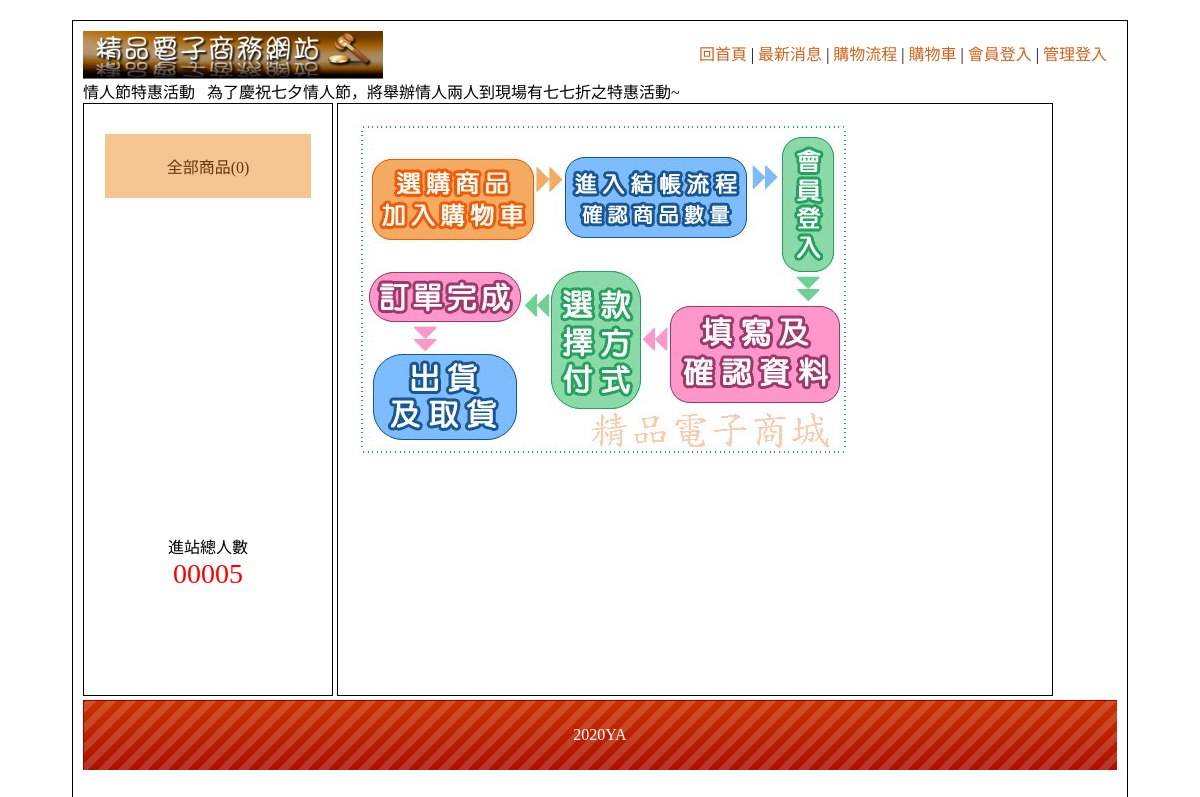
/?do=look, run on an earlier commit of the app's database.
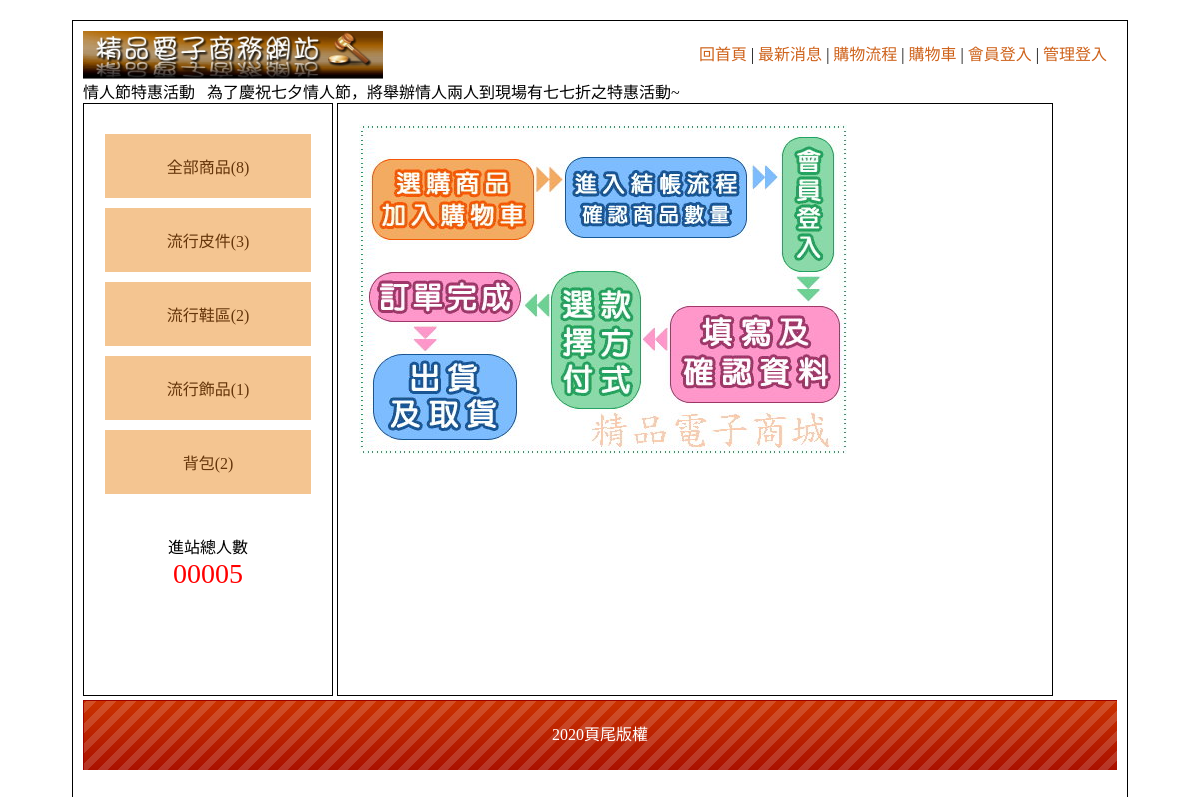
And on a later commit of the database.
### tables this page shows
CREATE TABLE `bottom` (
  `id` int(1) UNSIGNED NOT NULL,
  `bottom` text NOT NULL
);

CREATE TABLE `type` (
  `id` int(10) UNSIGNED NOT NULL,
  `text` text NOT NULL,
  `parent` int(10) NOT NULL DEFAULT 0
);

### base.php (called while the page is built, shortened)
<?php
class DB
{
    private $dsn = "mysql:host=localhost;dbname=db04;charset=utf8";
    private $root = "root";
    private $password = "";
    public function __construct($table)
    {
        $this->table = $table;
        $this->pdo = new PDO($this->dsn, $this->root, $this->password);
    }
    public function all(...$arg)
    {
        $sql = "SELECT * FROM $this->table ";
        if (!empty($arg[0]) && is_array($arg[0])) {
            foreach ($arg[0] as $k => $v) $tmp[] = "`$k`='$v'";
            $sql .= " WHERE " . implode(" && ", $tmp);
        }
        $sql .= $arg[1] ?? "";
        return $this->pdo->query($sql)->fetchAll();
    }
    public function count(...$arg)
    {
        $sql = "SELECT COUNT(*) FROM $this->table ";
        if (!empty($arg[0]) && is_array($arg[0])) {
            foreach ($arg[0] as $k => $v) $tmp[] = "`$k`='$v'";
            $sql .= " WHERE " . implode(" && ", $tmp);
        }
        $sql .= $arg[1] ?? "";
        return $this->pdo->query($sql)->fetchColumn();
    }
    public function find($arg)
    {
        $sql = "SELECT * FROM $this->table ";
        if (is_array($arg)) {
            foreach ($arg as $k => $v) $tmp[] = "`$k`='$v'";
            $sql .= " WHERE " . implode(" && ", $tmp);
        } else $sql .= " WHERE `id`='$arg'";
        return $this->pdo->query($sql)->fetch(PDO::FETCH_ASSOC);
    }
}
$Goods = new DB('goods');
$Type = new DB('type');
$Bottom = new DB('bottom');
$bottom=$Bottom->find(1);

### index.php (the view, shortened to what this page needs)
<?php include_once "base.php" ?>
<!DOCTYPE html PUBLIC "-//W3C//DTD XHTML 1.0 Transitional//EN" "http://www.w3.org/TR/xhtml1/DTD/xhtml1-transitional.dtd">
<html xmlns="http://www.w3.org/1999/xhtml">
<head>
        <link href="css.css" rel="stylesheet" type="text/css">
</head>
<body>
        <div id="main">
                <div id="top">
                        <a href="?">
                                <img src="0416.jpg" style="width:300px;">
                        </a>
                        <div style="padding:10px;float:right;">
                                <a href="?">回首頁</a> |
                                <a href="?do=news">最新消息</a> |
                                <a href="?do=look">購物流程</a> |
                                <a href="?do=buycart">購物車</a> |
                                <a href="?do=login">會員登入</a> |
                                <a href="?do=admin">管理登入</a>
                        </div>
                        <marquee>情人節特惠活動 &nbsp; 為了慶祝七夕情人節，將舉辦情人兩人到現場有七七折之特惠活動~</marquee>
                </div>
                <div id="left" class="ct">
                        <div style="min-height:400px;">
                                <div class="ww"><a href="?type=0">全部商品(<?= $Goods->count(['sh' => 1]); ?>)</a></div>
                                <?php
                                $bigs = $Type->all(['parent' => 0]);
                                foreach ($bigs as $b) {
                                ?>
                                        <div class="ww"><a href="?type=<?= $b['id']; ?>"><?= $b['text']; ?>(<?= $Goods->count(['sh' => 1, 'big' => $b['id']]); ?>)</a>
                                        </div>
                                <?php
                                }
                                ?>
                        </div>
                        <span>
                                <div>進站總人數</div>
                                <div style="color:#f00; font-size:28px;">
                                        00005 </div>
                        </span>
                </div>
                <div id="right">
                        <?php
                        $do = $_GET['do'] ?? "main";
                        $file = "front/" . $do . ".php";
                        include file_exists($file) ? $file : "front/main.php";
                        ?>
                </div>
                <div id="bottom" style="line-height:70px;background:url(icon/bot.png); color:#FFF;" class="ct">
                        <?= $bottom['bottom']; ?> </div>
        </div>
</body>
</html>

### front/look.php
<img src="img/0401.jpg" alt="">

### css.css (style rules this page uses)
body { font-family:"微軟正黑體"; }
#main { width:1034px; padding:10px; margin:20px auto 20px auto; border:#000 solid 1px; min-height:768px; }
#top a { color:#CE631C; text-decoration:none; }
#left { display:inline-block; width:20%; padding:2%; min-height:550px; vertical-align:top; border:#000 1px solid; }
#left a { display:block; padding:20px 5px 20px 5px; text-decoration:none; background:#F4C591; margin:10px auto 10px auto; color:#65350A; }
.ct { text-align:center; }
#right { display:inline-block; width:65%; padding:2%; min-height:550px; height:550px; overflow:auto; border:#000 1px solid; }
#bottom { height:70px; background-size:cover; }

What changed in the data, as far as the page shows it:
added type: text "流行皮件", count "3"
added type: text "流行鞋區", count "2"
added type: text "流行飾品", count "1"
added type: text "背包", count "2"
changed bottom: bottom "2020YA" → "2020頁尾版權"
Also different on the page:
$Goods->count(['sh' => 1]): "0" → "8"
